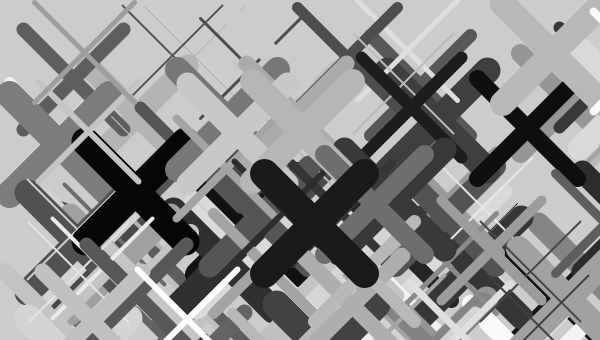
Frame 1 (no input)
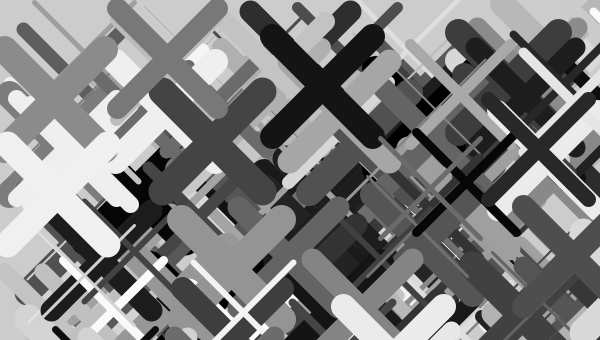
Frame 2 (the mouse pressed at the canvas centre, redrawn once)

The Processing sketch that drew these frames (run headless with seeded random() and noise(); the mouse was pressed at the canvas centre and the sketch redrawn once):

// Processing sketch: clase07e09
// ── clase07e09.pde
void setup() { 
  size(600, 340); 
  pixelDensity(2);
  smooth(); 
  noLoop();
}

void draw() {
  // Dibujar 100 X random
  for (int i = 0; i < 100; i++) {
    drawX(int(random(255)), int(random(30)), 
      int(random(width)), int(random(height)), 100);
  }
}

void drawX(int gray, int weight, int x, int y, int size) {
  stroke(gray);
  strokeWeight(weight);
  line(x, y, x+size, y+size);
  line(x+size, y, x, y+size);
}
